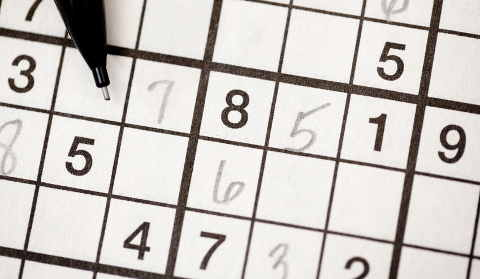
#> input picture Lab 6 - przykład-20211108/sudoku.jpg, 480 x 279 px
$ jupyter execute Lab6_Hough.ipynb
#> lines starting #> are read from the running program, lines starting #| are printed output that depends on the picture
[cell 1]
import cv2
import numpy as np

from PIL import Image


img = cv2.imread('sudoku.jpg')[..., ::-1]
Image.fromarray(img)

[cell 2]
img.shape
#> Out = (279, 480, 3)

[cell 3]
#Zmiana obarzu na obraz w skali szarości
img_Gray = cv2.cvtColor(img, cv2.COLOR_BGR2GRAY)

Image.fromarray(img_Gray)

[cell 4]
#Detekcja krawędzi metodą Canny'ego - wynik zależy od doboru wartości progów:
kr_Canny = cv2.Canny(image=img_Gray, threshold1=300, threshold2=500)
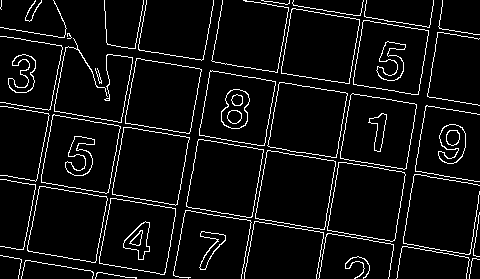
#> kr_Canny: shape (279, 480); 6.3% white in thin lines or dots
Image.fromarray(kr_Canny)

[cell 5]
#Zastosowanie transformaty Hougha na wynikach operatora Canny (ostatni parametr - próg dla wartości akumulatora)
lines = cv2.HoughLines(kr_Canny, 1, np.pi/180, 170)
#> lines = [[172, 1.75], [37, 1.73], [285, 0.175], [178, 1.73], [106, 1.73], [27, 1.73], [99, 1.75], [219, 0.175], [70, 0.192]]

image_lines = img.copy()
#Aby narysować wyniki, przechodzimy ze współrzędnych rho-theta na XY
for line in lines:
    rho, theta = line[0]
    a = np.cos(theta)
    b = np.sin(theta)
    x0 = a*rho
    y0 = b*rho
    x1 = int(x0 + 1000*(-b))
    y1 = int(y0 + 1000*(a))
    x2 = int(x0 - 1000*(-b))
    y2 = int(y0 - 1000*(a))

    cv2.line(image_lines, (x1,y1), (x2,y2), (255,0,0), 2)
#> this loop made 9 passes
#> (rho, theta, a, b, x0, y0, x1, y1) on passes 1 to 9: (172, 1.75, -0.174, 0.985, -29.87, 169.4, -1014, -4), (37, 1.73, -0.156, 0.988, -5.79, 36.54, -993, -119), (285, 0.175, 0.985, 0.174, 280.7, 49.49, 107, 1034), (178, 1.73, -0.156, 0.988, -27.85, 175.8, -1015, 19), (106, 1.73, -0.156, 0.988, -16.58, 104.7, -1004, -51), (27, 1.73, -0.156, 0.988, -4.22, 26.67, -991, -129), (99, 1.75, -0.174, 0.985, -17.19, 97.5, -1001, -76), (219, 0.175, 0.985, 0.174, 215.7, 38.03, 42, 1022), (70, 0.192, 0.982, 0.191, 68.71, 13.36, -122, 994)
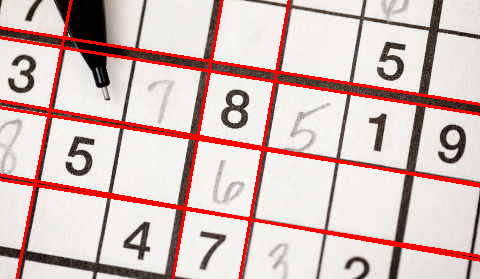
#> image_lines: shape (279, 480, 3); mean R, G, B 213.3, 189.7, 186.2

Image.fromarray(image_lines)
